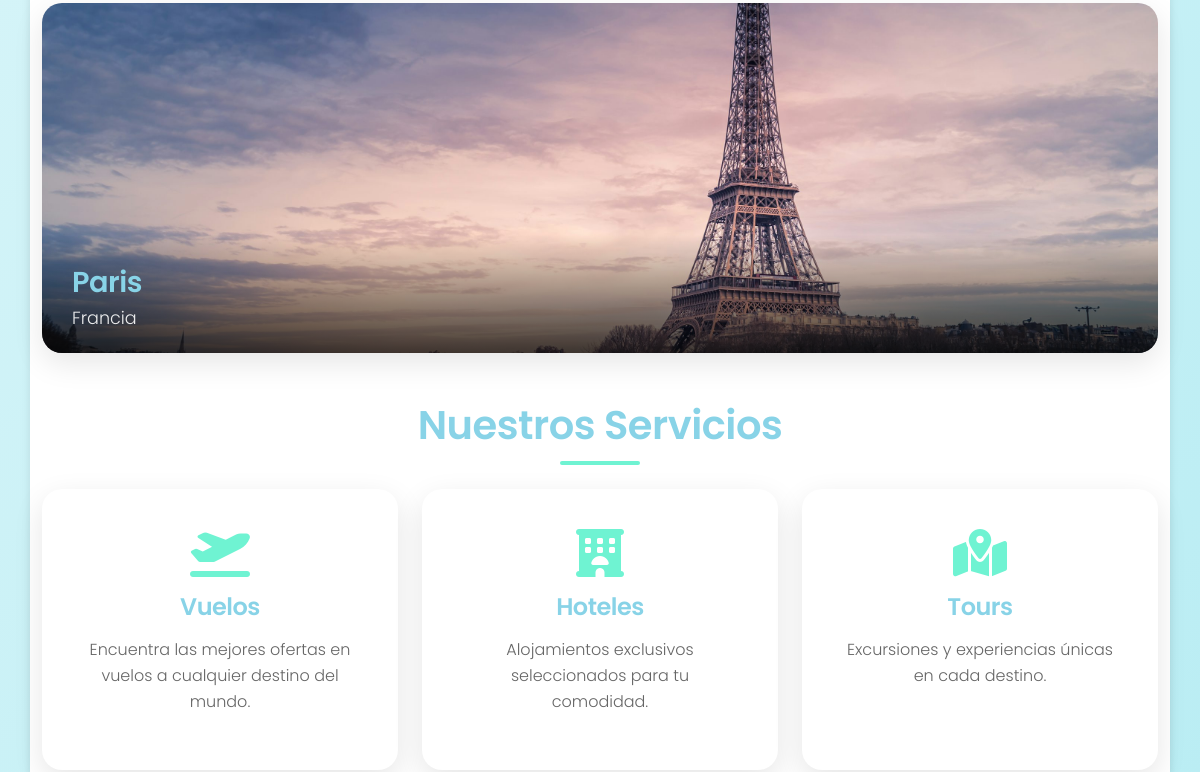
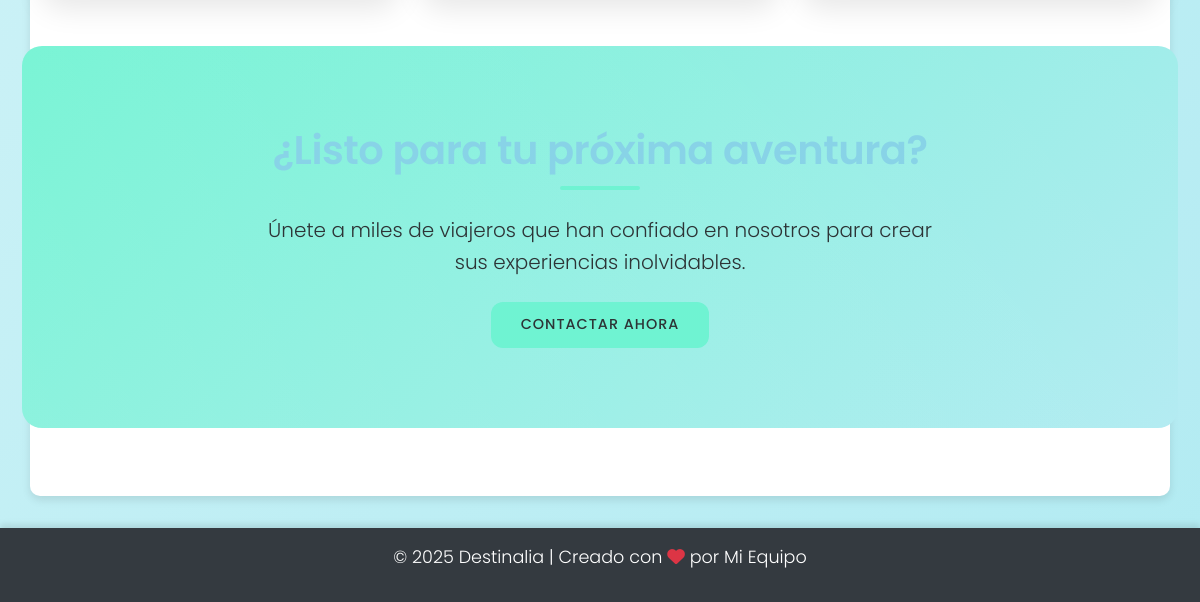
The app's page / (lower part), older data (2 pictures, top to bottom).
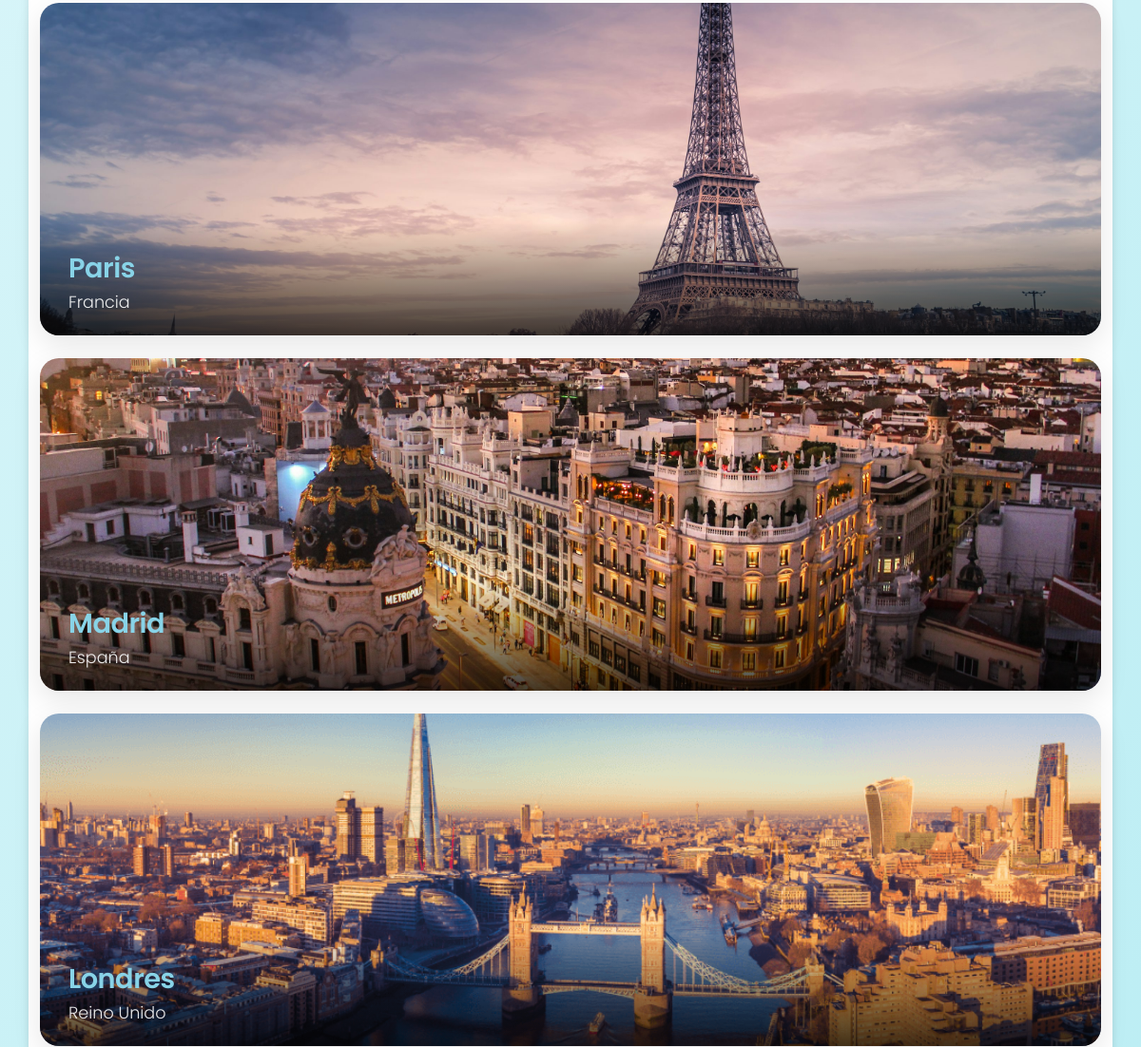
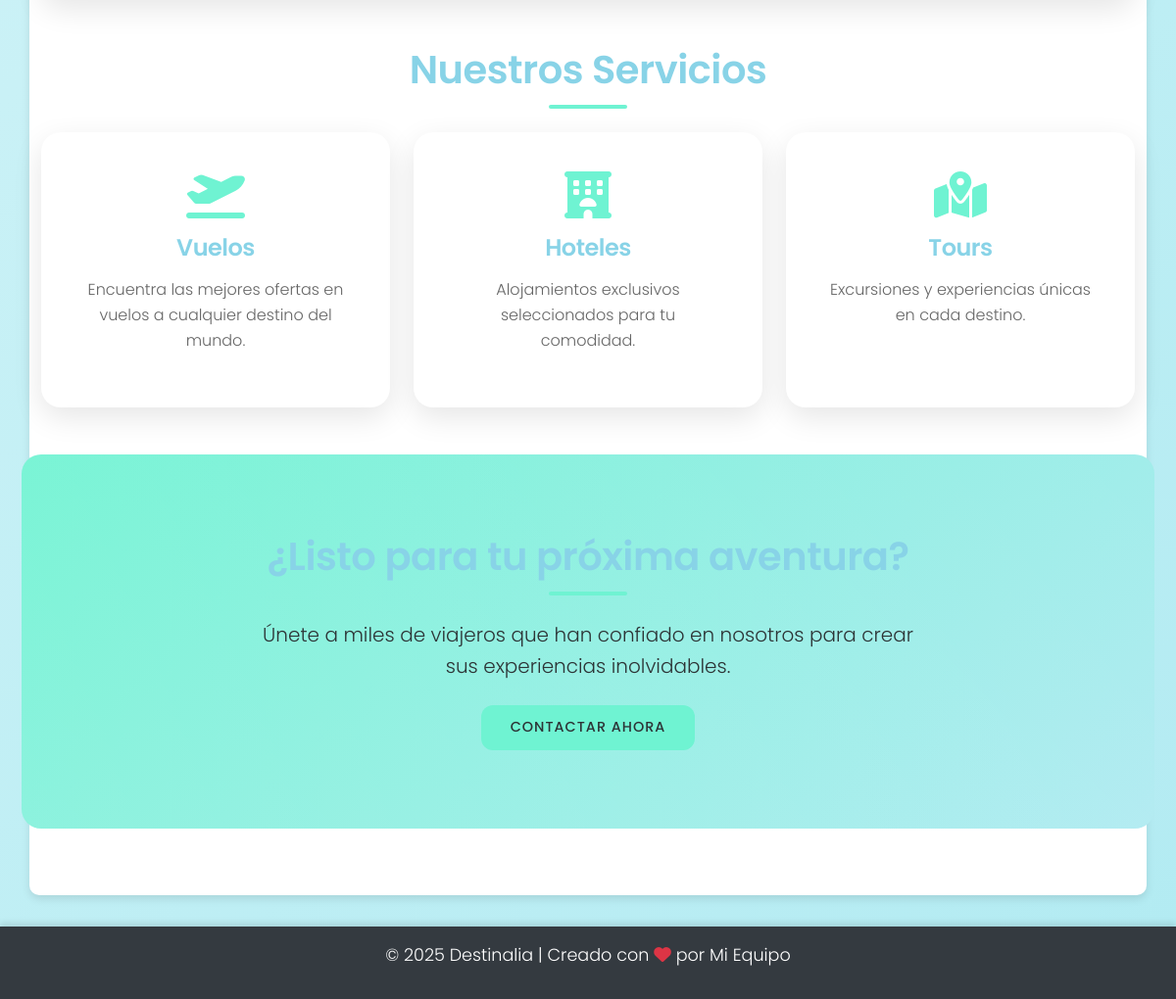
The same page, newer data (2 pictures, top to bottom).
### destinos/models.py (models this page shows, shortened)
class Destino(models.Model):
    iden = models.AutoField(primary_key=True)
    nombre = models.CharField(max_length=100)
    pais = models.CharField(max_length=100)
    precio = models.DecimalField(max_digits=10, decimal_places=2)
    explicacion = models.TextField()
    imagen = models.ImageField(upload_to='destinos')
    created = models.DateTimeField(auto_now_add=True)
    updated = models.DateTimeField(auto_now_add=True)
    class Meta:
        verbose_name = 'destino'
        verbose_name_plural = 'destinos'

### inicio/views.py (the view)
# urls.py: path('', views.home, name='Inicio')
def home(request):
    destinos = Destino.objects.all()[:3]
    return render(request, "inicio/home.html", {"destinos":destinos})

### inicio/templates/inicio/home.html (shortened to what this page needs)
{% extends "inicio/base.html" %}
{% load static %}
{% block cabecera %}
<link rel="stylesheet" href="{% static 'inicio/css/home.css' %}">
{% endblock cabecera %}
{% block content %}
<section id="destinos-populares" class="my-5">
    <div class="row g-4">
        {% for destino in destinos  %}
        <a href="{% url 'destino_detalle' destino.iden %}">
            <div class="row-md-4">
                <div class="destino-card">
                    <div class="destino-img" style="background-image: url('{{ destino.imagen.url }} ');">
                        <div class="destino-overlay">
                            <h3>{{ destino.nombre }}</h3>
                            <p>{{ destino.pais }}</p>
                        </div>
                    </div>
                </div>
            </div>
        </a>
        {% endfor %}
    </div>
</section>
<section class="servicios my-5">
    <h2 class="text-center mb-4">Nuestros Servicios</h2>
    <div class="row g-4">
        <div class="col-md-4">
            <div class="servicio-card text-center">
                <i class="fas fa-plane-departure fa-3x mb-3"></i>
                <h3>Vuelos</h3>
                <p>Encuentra las mejores ofertas en vuelos a cualquier destino del mundo.</p>
            </div>
        </div>
        <div class="col-md-4">
            <div class="servicio-card text-center">
                <i class="fas fa-hotel fa-3x mb-3"></i>
                <h3>Hoteles</h3>
                <p>Alojamientos exclusivos seleccionados para tu comodidad.</p>
            </div>
        </div>
        <div class="col-md-4">
            <div class="servicio-card text-center">
                <i class="fas fa-map-marked-alt fa-3x mb-3"></i>
                <h3>Tours</h3>
                <p>Excursiones y experiencias únicas en cada destino.</p>
            </div>
        </div>
    </div>
</section>
<section class="cta-section text-center my-5">
    <div class="cta-content">
        <h2 class="mb-4">¿Listo para tu próxima aventura?</h2>
        <p class="lead mb-4">Únete a miles de viajeros que han confiado en nosotros para crear sus experiencias inolvidables.</p>
        <a href="#" class="btn btn-primary btn-lg">Contactar Ahora</a>
    </div>
</section>
{% endblock content %}

Row changes from the older to the newer data that the page shows:
added Destino: imagen (picture), nombre "Madrid", pais "España"
added Destino: imagen (picture), nombre "Londres", pais "Reino Unido"
